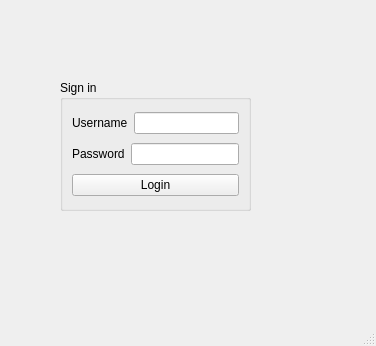
<?xml version="1.0" encoding="UTF-8"?>
<ui version="4.0">
 <class>MainWindow</class>
 <widget class="QMainWindow" name="MainWindow">
  <property name="geometry">
   <rect>
    <x>0</x>
    <y>0</y>
    <width>376</width>
    <height>346</height>
   </rect>
  </property>
  <property name="windowTitle">
   <string>MainWindow</string>
  </property>
  <widget class="QWidget" name="centralwidget">
   <widget class="QGroupBox" name="groupBox">
    <property name="geometry">
     <rect>
      <x>60</x>
      <y>80</y>
      <width>191</width>
      <height>131</height>
     </rect>
    </property>
    <property name="title">
     <string>Sign in</string>
    </property>
    <layout class="QVBoxLayout" name="verticalLayout">
     <item>
      <layout class="QHBoxLayout" name="horizontalLayout">
       <item>
        <widget class="QLabel" name="label">
         <property name="text">
          <string>Username</string>
         </property>
        </widget>
       </item>
       <item>
        <widget class="QLineEdit" name="lineEdit_username"/>
       </item>
      </layout>
     </item>
     <item>
      <layout class="QHBoxLayout" name="horizontalLayout_2">
       <item>
        <widget class="QLabel" name="label_2">
         <property name="text">
          <string>Password</string>
         </property>
        </widget>
       </item>
       <item>
        <widget class="QLineEdit" name="lineEdit_password"/>
       </item>
      </layout>
     </item>
     <item>
      <widget class="QPushButton" name="pushButton_login">
       <property name="text">
        <string>Login</string>
       </property>
      </widget>
     </item>
    </layout>
   </widget>
  </widget>
  <widget class="QMenuBar" name="menubar">
   <property name="geometry">
    <rect>
     <x>0</x>
     <y>0</y>
     <width>376</width>
     <height>21</height>
    </rect>
   </property>
  </widget>
  <widget class="QStatusBar" name="statusbar"/>
 </widget>
 <resources/>
 <connections/>
</ui>
